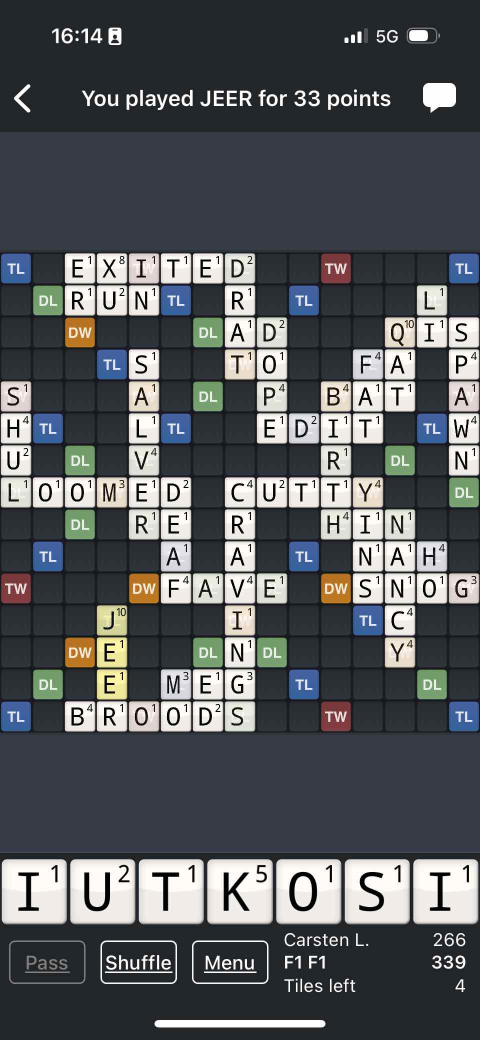
#> input picture images/scrabble_board.jpg, 960 x 2079 px, found by its file name (shown at 1/2 size)
$ python 'import cv2.py'
#> lines starting #> are read from the running program, lines starting #| are printed output that depends on the picture; after the words box and inside, x2 and y2 are one past the last pixel; in counts of white or black regions, pixels touching at a corner belong together
import cv2
import pytesseract

# Load image and convert to grayscale
img = cv2.imread('scrabble_board.jpg')
#> img is the input picture: shape (2079, 960, 3); mean B, G, R 92.3, 89.1, 86
gray = cv2.cvtColor(img, cv2.COLOR_BGR2GRAY)
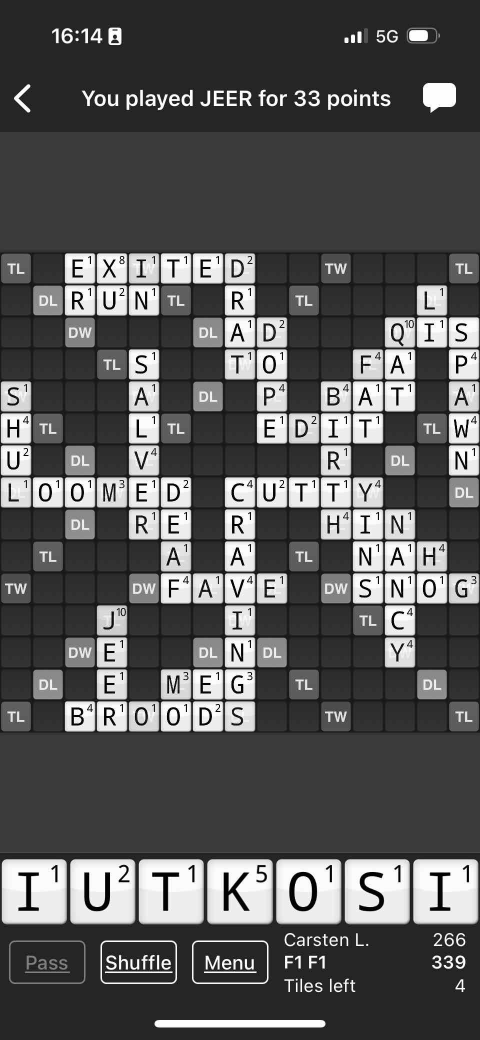
#> gray: shape (2079, 960) (shown at 1/2 size); min 0, max 255, mean 88.5

# Crop the image to the desired region

x, y, w, h =  0, 500, 960, 960
board   = gray[y:y+h, x:x+w]
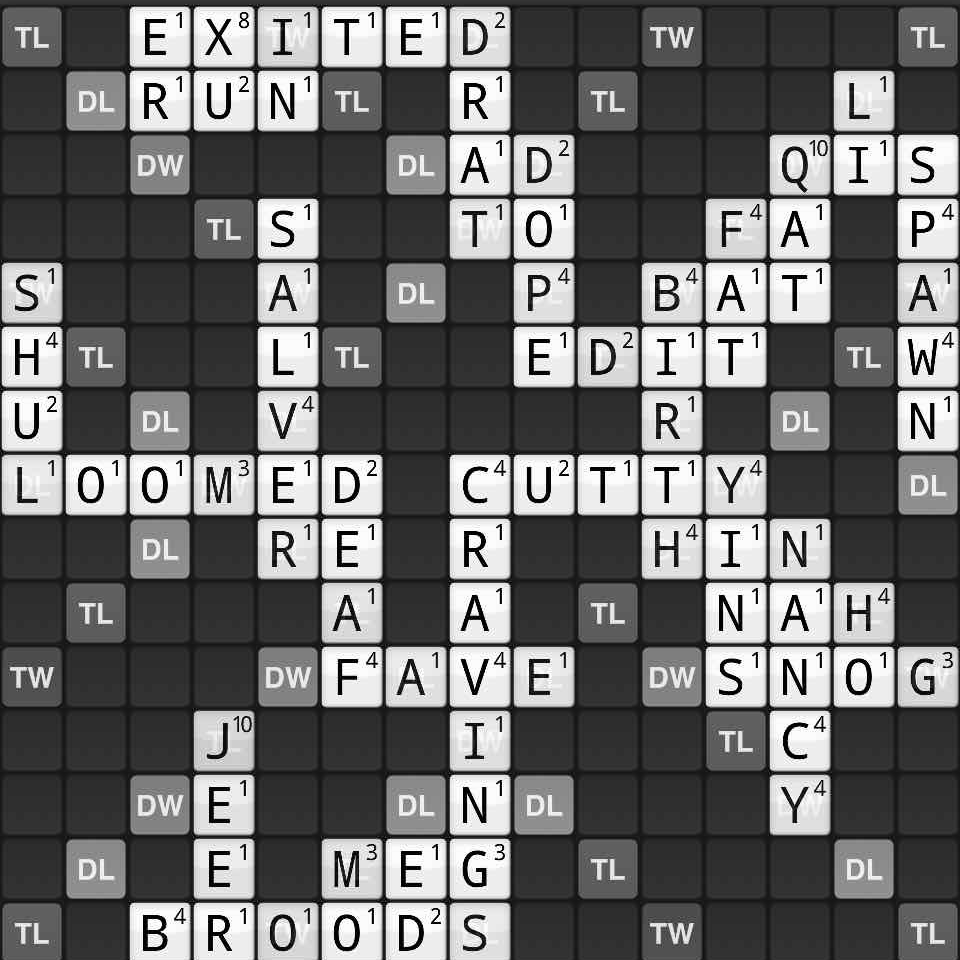
#> board: shape (960, 960); min 0, max 255, mean 107.5

gray = board
# Save the grayscale image as a new file
cv2.imwrite('board_image.jpg', board)

# Threshold to get binary image
_, thresh = cv2.threshold(gray, 190, 255, cv2.THRESH_BINARY_INV)
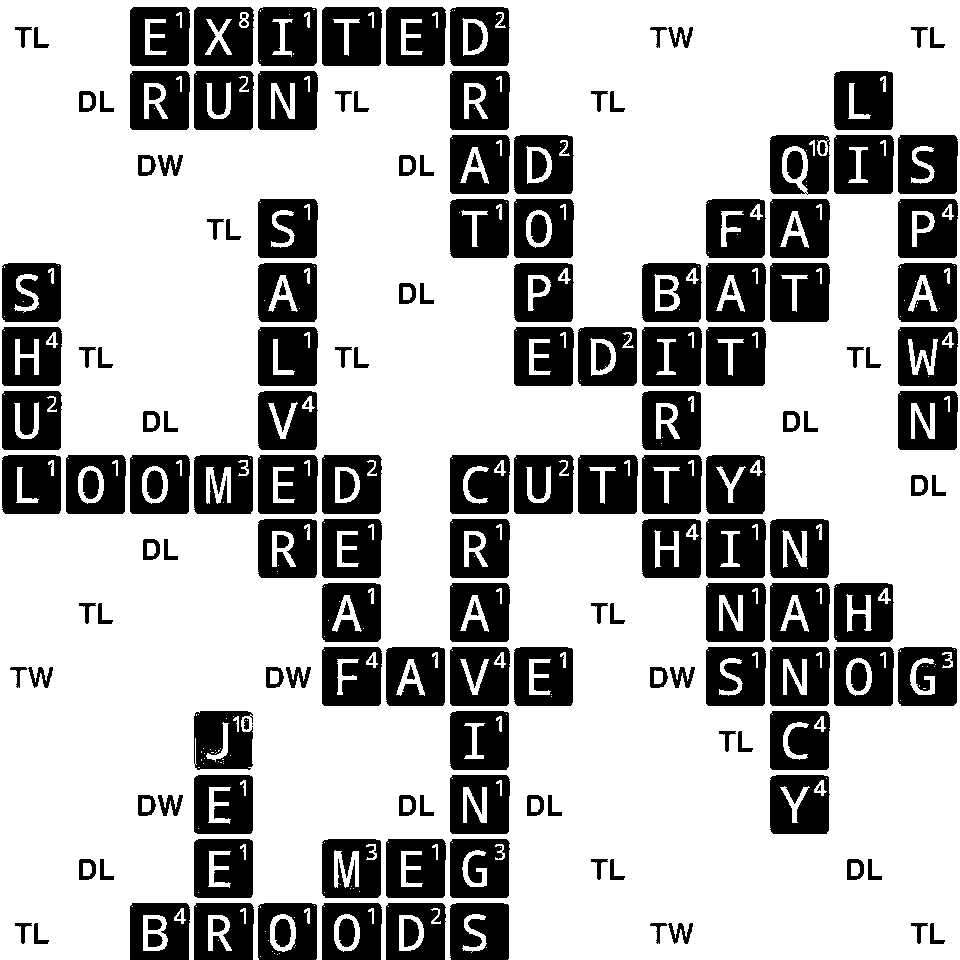
#> thresh: shape (960, 960); 70.8% white; 204 black regions (18 under 20 px)
cv2.imwrite('thresh_board_image.jpg', thresh)

# Find contours to identify each cell
contours, _ = cv2.findContours(thresh, cv2.RETR_EXTERNAL, cv2.CHAIN_APPROX_SIMPLE)
#> contours = 30 contours, 18 with area under 20; largest, box (x1, y1, x2, y2) and area: (0, 0, 960, 960) 899197, (270, 914, 296, 952) 776, (334, 914, 360, 952) 765, (143, 915, 168, 951) 752, (399, 915, 424, 951) 740
print(contours)
#> (printed output is left out)
# Assuming each square is about the same size, find average contour area and filter out small noise
avg_area = sum(cv2.contourArea(contour) for contour in contours) / len(contours)
#> avg_area = 30107.6
squares = [contour for contour in contours if 0.8 < cv2.contourArea(contour)/avg_area < 1.2]
#> squares = []

# For each square, extract the letter using Tesseract
letters = []
for square in squares:

    print(square)
    x, y, w, h = cv2.boundingRect(square)
    roi = gray[y:y+h, x:x+w]
    letter = pytesseract.image_to_string(roi, config='--psm 10').strip()
    letters.append((x, y, letter))
#> this loop made 0 passes
#> after the loop, letters = []

# Sort squares by position and formulate words. (This part is a bit tricky and may require additional refinement.)
letters.sort(key=lambda x: (x[1], x[0]))  # Sort by y first, then by x
# ... Extract words based on Scrabble rules ...

print(letters)
